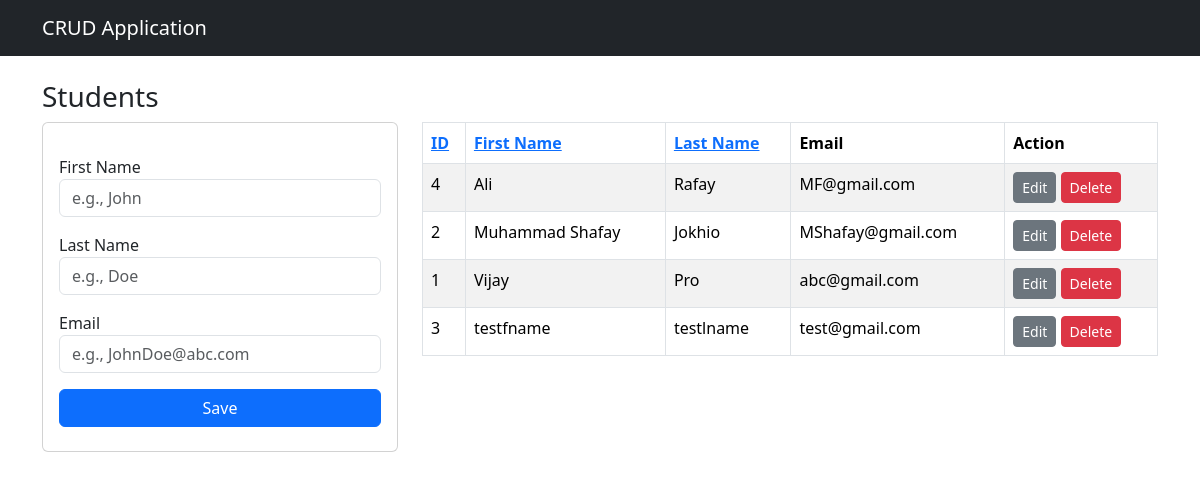
The page / on the database its author committed.
### app.py (models this page shows)
class Student(db.Model):
    id = db.Column(db.Integer, primary_key=True)
    fname = db.Column(db.String(100), nullable=False)
    lname = db.Column(db.String(100), nullable=False)
    email = db.Column(db.String(100), unique=True, nullable=False)

### app.py (the view)
@app.route('/')
def index():
    try:
        sort_by = request.args.get('sort', 'fname')
        if sort_by not in ['id', 'fname', 'lname']:
            sort_by = 'fname'
        query = text(f"SELECT * FROM student ORDER BY {sort_by}")
        result = db.session.execute(query)
        list_users = result.fetchall()
        return render_template('index.html', list_users=list_users, sort_by=sort_by)
    except Exception as e:
        print(f"Error in index route: {e}")
        return "Internal Server Error", 500

### templates/index.html (shortened to what this page needs)
{% extends "layout.html" %}
{% block body %}
<div class="row">
    <h3>Students</h3>
</div>
<div class="row">
    <div class="col-md-4">
        <div class="card card-body">
            <form action="{{ url_for('add_student') }}" method="post">
                <div class="form-group my-3">
                    <label for="fname">First Name</label>
                    <input type="text" class="form-control" id="fname" name="fname" placeholder="e.g., John" required>
                </div>
                <div class="form-group my-3">
                    <label for="lname">Last Name</label>
                    <input type="text" class="form-control" id="lname" name="lname" placeholder="e.g., Doe" required>
                </div>
                <div class="form-group my-3">
                    <label for="email">Email</label>
                    <input type="email" class="form-control" id="email" name="email" placeholder="e.g., JohnDoe@abc.com" required>
                </div>
                <button type="submit" class="btn btn-primary my-2 d-block w-100">Save</button>
            </form>
        </div>
    </div>
    <div class="col-md-8">
        <table class="table table-striped table-bordered" style="width: 100%;">
            <thead>
                <tr>
                    <th><a href="{{ url_for('index', sort='id') }}">ID</a></th>
                    <th><a href="{{ url_for('index', sort='fname') }}">First Name</a></th>
                    <th><a href="{{ url_for('index', sort='lname') }}">Last Name</a></th>
                    <th>Email</th>
                    <th>Action</th>
                </tr>
            </thead>
            <tbody>
                {% for row in list_users %}
                <tr>
                    <td>{{ row.id }}</td>
                    <td>{{ row.fname }}</td>
                    <td>{{ row.lname }}</td>
                    <td>{{ row.email }}</td>
                    <td>
                        <a href="{{ url_for('edit_student', student_id=row.id) }}" class="btn btn-secondary btn-sm">Edit</a>
                        <a href="{{ url_for('delete_student', student_id=row.id) }}" class="btn btn-danger btn-sm">Delete</a>
                    </td>
                </tr>
                {% endfor %}
            </tbody>
        </table>
    </div>
</div>
{% endblock %}

### templates/layout.html (shortened to what this page needs)
<!DOCTYPE html>
<html lang="en">
<head>
    <link rel="stylesheet" href="https://cdn.jsdelivr.net/npm/bootstrap@5.3.2/dist/css/bootstrap.min.css">
</head>
<body>
    <nav class="navbar navbar-expand-lg navbar-dark bg-dark">
        <div class="container">
            <a class="navbar-brand" href="/">CRUD Application</a>
        </div>
    </nav>
    <div class="container my-4">
        {% block body %}
        {% endblock %}
    </div>
</body>
</html>

### rows shown on the page
Student: id "4", fname "Ali", lname "Rafay", email "MF@gmail.com"
Student: id "2", fname "Muhammad Shafay", lname "Jokhio", email "MShafay@gmail.com"
Student: id "1", fname "Vijay", lname "Pro", email "abc@gmail.com"
Student: id "3", fname "testfname", lname "testlname", email "test@gmail.com"
